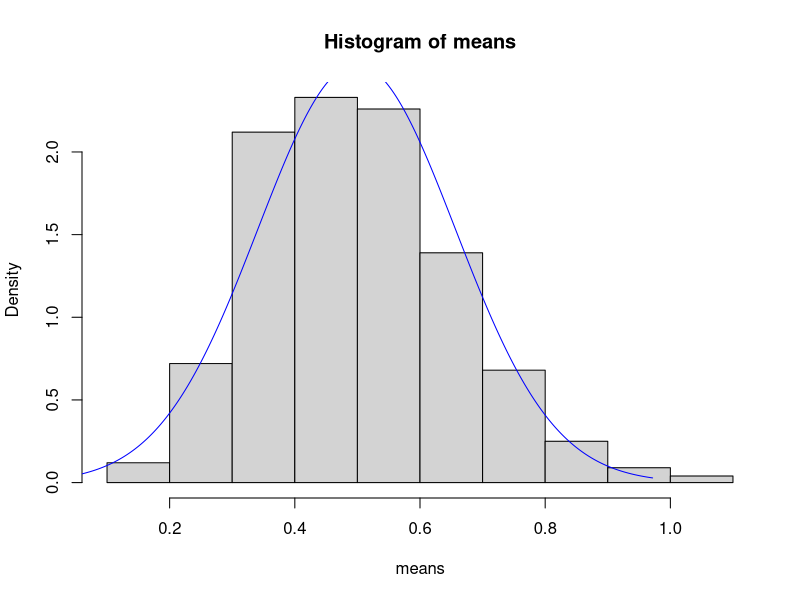
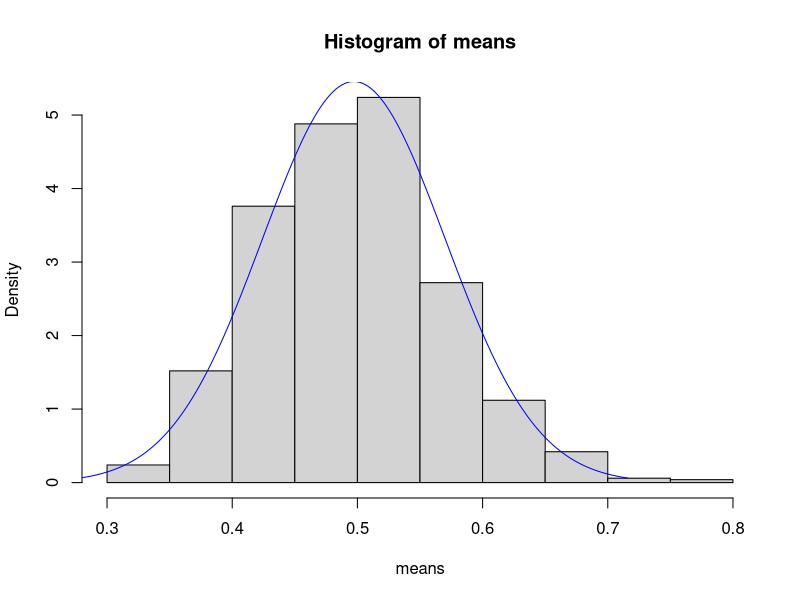
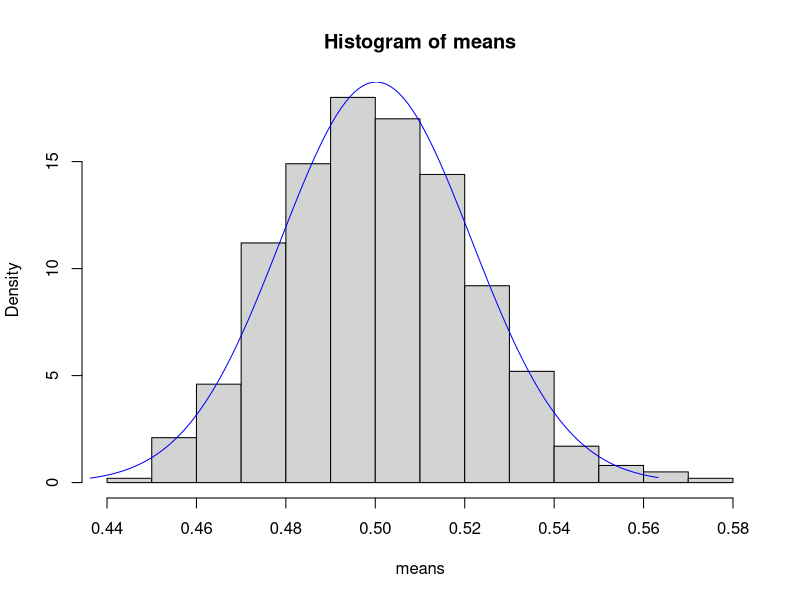
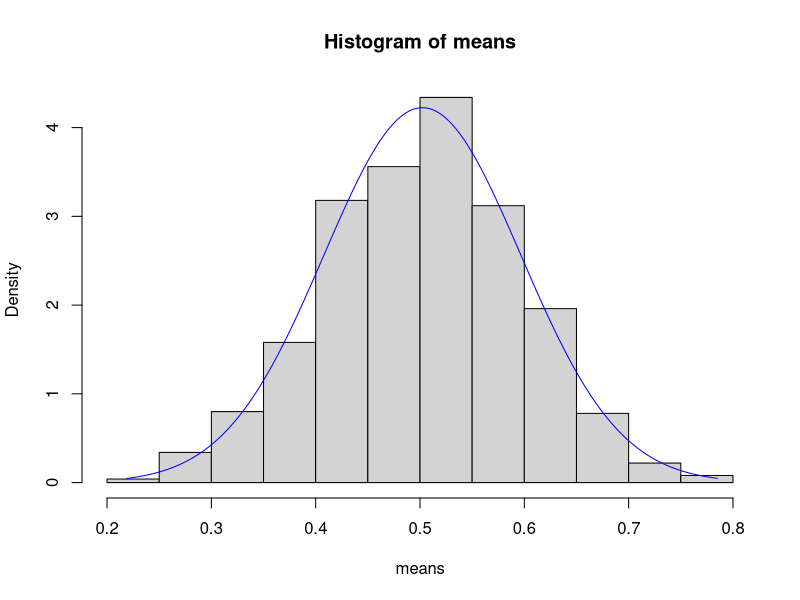
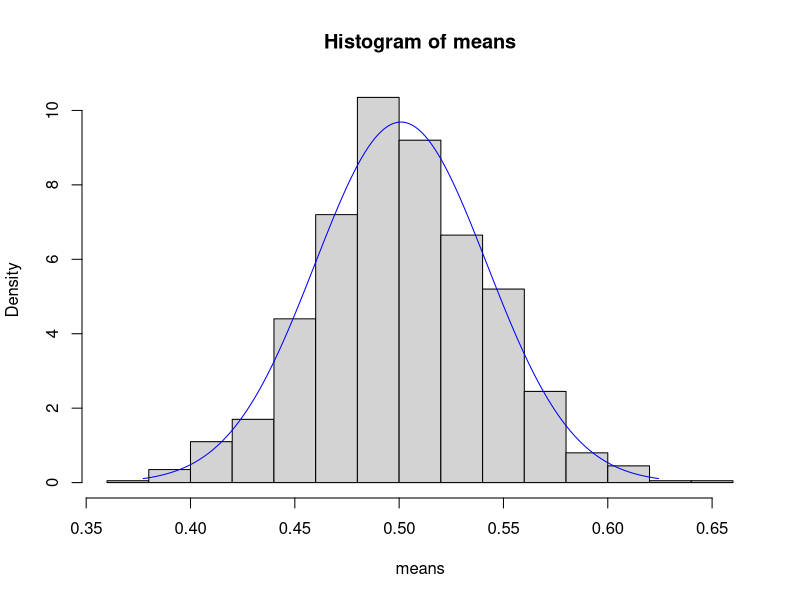
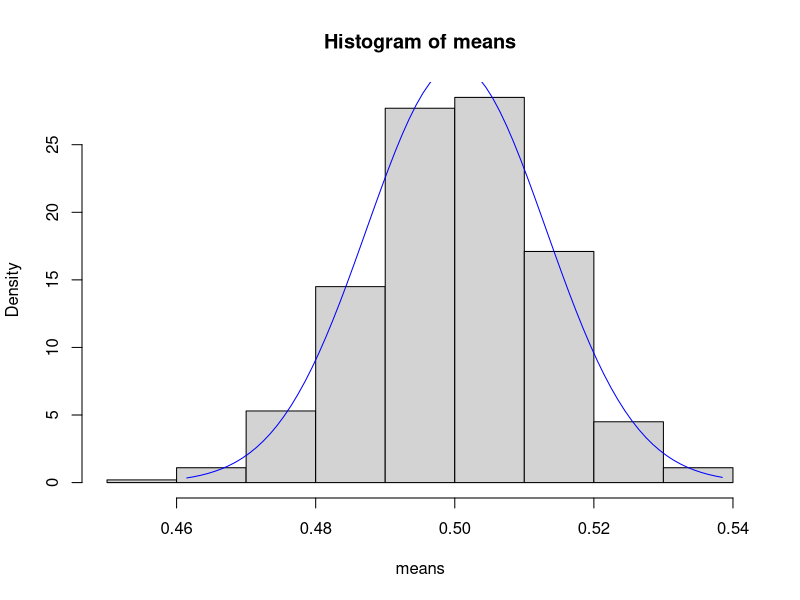

R code for these plots, in order:
## ---- chunk 1
means <- numeric() # initialize the numerical vector
m <- 1000 # number of means to be generated
n <- 10 # number of iid random variables to be generated

for(i in 1:m){
   samp <- rexp(n,2)
   means[i] <- mean(samp)
}

a <- mean(means); a
print(1/2)
s <- sd(means); s
print(sqrt((1/(2^2))/(10)))

hist(means, freq=FALSE) 
y <- seq(a-3*s, a+3*s, 0.001) # using the 68-95-99.7 rule here
lines(y, dnorm(y,a,s), col="blue")
## ---- chunk 2
n <- 50 # number of iid random variables to be generated

for(i in 1:m){
   samp <- rexp(n,2)
   means[i] <- mean(samp)
}

a <- mean(means); a
print(1/2)
s <- sd(means); s
print(sqrt((1/(2^2))/(50)))

hist(means, freq=FALSE) 
y <- seq(a-3*s, a+3*s, 0.001) # using the 68-95-99.7 rule here
lines(y, dnorm(y,a,s), col="blue")
## ---- chunk 3
n <- 500 # number of iid random variables to be generated

for(i in 1:m){
   samp <- rexp(n,2)
   means[i] <- mean(samp)
}

a <- mean(means); a
print(1/2)
s <- sd(means); s
print(sqrt((1/(2^2))/(500)))

hist(means, freq=FALSE) 
y <- seq(a-3*s, a+3*s, 0.001) # using the 68-95-99.7 rule here
lines(y, dnorm(y,a,s), col="blue")
## ---- chunk 4
means <- numeric() # initialize the numerical vector
m <- 1000 # number of means to be generated
n <- 10 # number of iid random variables to be generated

for(i in 1:m){
   samp <- runif(n, 0, 1)
   means[i] <- mean(samp)
}

a <- mean(means); a
print(1/2)
s <- sd(means); s
print(sqrt((1/(12))/(10)))

hist(means, freq=FALSE) 
y <- seq(a-3*s, a+3*s, 0.001) # using the 68-95-99.7 rule here
lines(y, dnorm(y,a,s), col="blue")
## ---- chunk 5
n <- 50 # number of iid random variables to be generated

for(i in 1:m){
   samp <- runif(n, 0, 1)
   means[i] <- mean(samp)
}

a <- mean(means); a
print(1/2)
s <- sd(means); s
print(sqrt((1/(12))/(50)))

hist(means, freq=FALSE) 
y <- seq(a-3*s, a+3*s, 0.001) # using the 68-95-99.7 rule here
lines(y, dnorm(y,a,s), col="blue")
## ---- chunk 6
n <- 500 # number of iid random variables to be generated

for(i in 1:m){
   samp <- runif(n, 0, 1)
   means[i] <- mean(samp)
}

a <- mean(means); a
print(1/2)
s <- sd(means); s
print(sqrt((1/(12))/(500)))

hist(means, freq=FALSE) 
y <- seq(a-3*s, a+3*s, 0.001) # using the 68-95-99.7 rule here
lines(y, dnorm(y,a,s), col="blue")
